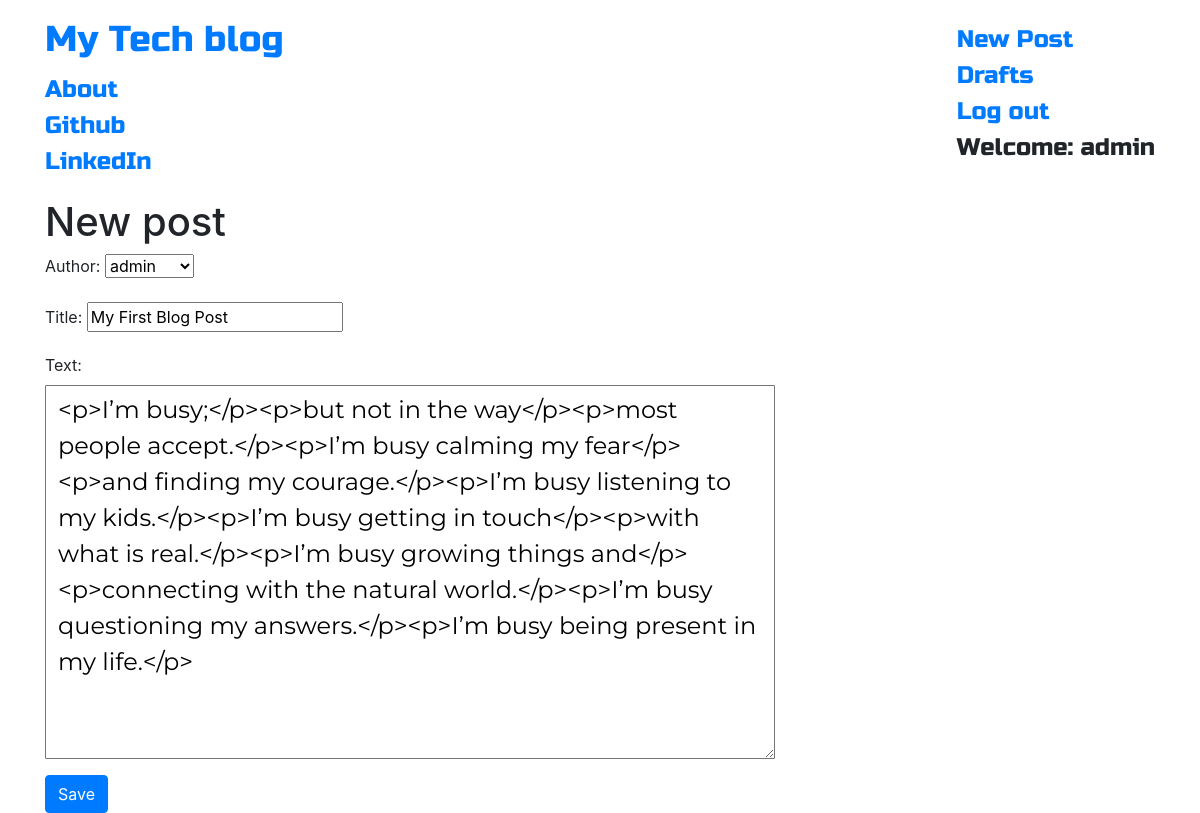
Screenshot of /post/1/edit/ (signed in) with the database file from the repository.
### blog/models.py (models this page shows, shortened)
class Post(models.Model):
    author = models.ForeignKey('auth.User',on_delete=models.ProtectedError)
    title = models.CharField(max_length=200)
    text = models.TextField()
    created_date = models.DateTimeField(default=timezone.now)
    published_date = models.DateTimeField(blank=True, null=True)

### blog/views.py (the view)
# urls.py: path('post/<pk>/edit/', views.PostUpdateView.as_view(), name='post_edit'),
class PostUpdateView(LoginRequiredMixin,UpdateView):
    login_url = '/login/'
    redirect_field_name = 'blog/post_detail.html'
    form_class = PostForm
    model = Post

### blog/forms.py
class PostForm(forms.ModelForm):
    class Meta:
        model = Post
        fields = ('author','title', 'text',)
        widgets = {
            'title': forms.TextInput(attrs={'class': 'textinputclass'}),
            'text': forms.Textarea(attrs={'class': 'editable medium-editor-textarea postcontent'}),
        }

### blog/templates/blog/post_form.html (shortened to what this page needs)
{% extends 'blog/base.html' %}
{% block content %}
    <h1>New post</h1>
    <form method="POST" class="postform">
    {{form.as_p}}
    <button type="submit" class="btn btn-primary">Save</button>
    </form>
{% endblock %}

### blog/templates/blog/base.html (shortened to what this page needs)
<!DOCTYPE html>
{% load static %}
<html>
    <head>
        <link rel="stylesheet" href="https://stackpath.bootstrapcdn.com/bootstrap/4.5.2/css/bootstrap.min.css">
        <link rel="stylesheet" href="{% static 'css/blog.css' %}">
<body>
  <nav class="navbar navbar-default techfont custom-navbar">
    <div class="container">
      <ul class="nav navbar-nav">
        <li><a class='navbar-brand bigbrand' href="{% url 'post_list' %}">My Tech blog</a></li>
        <li><a href="{% url 'about'%}">About</a></li>
        <li><a href="https://www.github.com">Github</a></li>
        <li><a href="https://www.linkedin.com">LinkedIn</a></li>
      </ul>
      <ul class="nav navbar-nav navbar-right">
        {% if user.is_authenticated %}
        <li>
          <a href="{% url 'post_new' %}" >New Post</a>
        </li>
        <li>
          <a href="{% url 'post_draft_list' %}">Drafts</a>
        </li>
        <li>
          <a href="{% url 'logout' %}" >Log out</a>
        </li>
        <li>
          <a >Welcome: {{ user.username }}</a>
        </li>
          {% else %}
          <li><a class='nav navbar-right' href="{% url 'login' %}" >Login</a></li>
        {% endif %}
      </ul>
  </div>
</nav>
        <div class="content container">
            <div class="row">
                <div class="col-md-8">
                  <div class="blog_posts">
                    {% block content %}
                    {% endblock %}
                  </div>
                </div>
            </div>
        </div>
</body>
</html>

### blog/static/css/blog.css (style rules this page uses)
textarea { border-radius: 1px; box-shadow:none; -webkit-transition:none; height:auto; display:block; width:100%; padding:6px 12px; }
.techfont { font-family: 'Russo One', sans-serif; font-size: 1.5em; margin-bottom: 10px; }
.postcontent { font-family: 'Montserrat'; font-size: 1.5em; }
.bigbrand { font-size: 1.5em; }

### rows the page displays
Post: author "admin", title "My First Blog Post", text "<p>I’m busy;</p><p>but not in the way</p><p>most people accept.</p><p>I’m busy calming my fear</p><p>and finding my courage.</p><p>I’m busy listening to my kids.</p><p>I’m busy getting in touch</p><p>with what is real.</p><p>I’m busy growing things and</p><p>connecting with the natural world.</p><p>I’m busy questioning my answers.</p><p>I’m busy being present in my life.</p>"

### other values shown
{{ user.username }} "admin"
